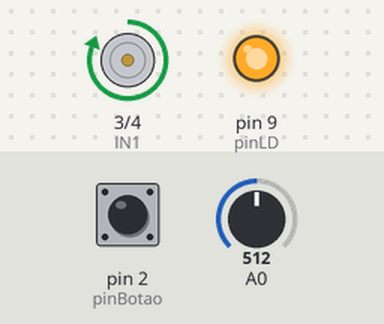
Bench run of a sketch on a simulated Arduino Uno, built with avr-gcc and run on an emulated ATmega328P. On the bench: motor-driver pin pairs drawn as motors (green arrow = first pin HIGH = forward, orange = second pin HIGH = backward, longer = more drive), output pins drawn as LEDs (lit = HIGH). Inputs (shaded band) come from the test bench; at power-on: A0 = 512, pin 2 (pinBotao) HIGH. What the sketch prints to the serial monitor is not drawn.

Above: at 1.2 s.
1.3 s: A0 set to 122
At 2.4 s:
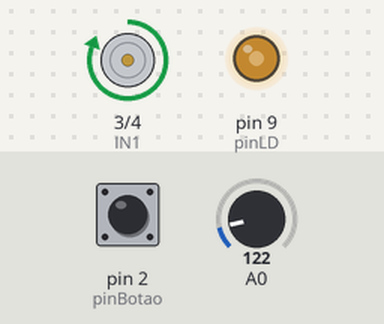
2.8 s: pin 2 (pinBotao) pulled LOW for 0.15 s
At 2.88 s:
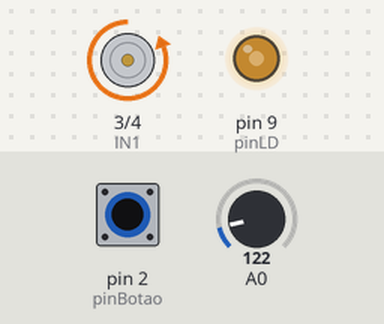
4.4 s: A0 set to 306
At 5.6 s:
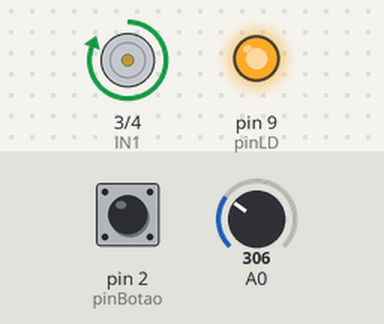
5.9 s: pin 2 (pinBotao) pulled LOW for 1 s
At 6.7 s:
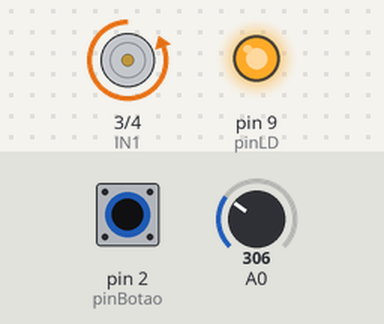
8.4 s: A0 set to 0
At 8.8 s:
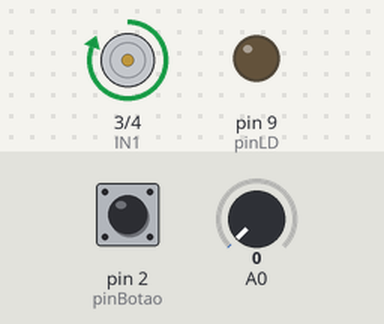
9.9 s: pin 2 (pinBotao) pulled LOW for 0.15 s
At 9.98 s:
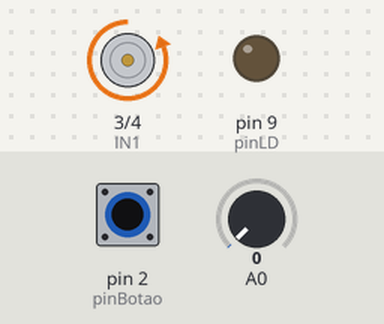
Timing chart, 0 to 12.5 s (numbered marks = the images above; inputs shaded):
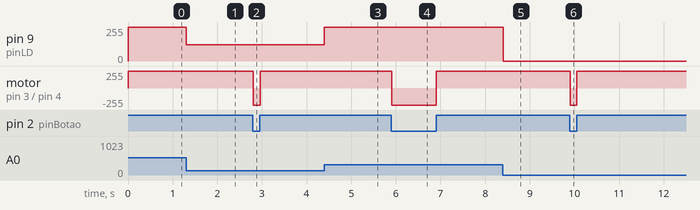

The sketch:

parte_1.ino
```cpp
/////////////////////////////////////////////////////////
// Código para controlar sentido e velocidade do motor //
/////////////////////////////////////////////////////////

int pinBotao = 2; // Pino onde do Arduino onde está o botão, que muda o sentido do motor
int pinLD = 9; // Pino onde está o controle de velocidade do motor
int val = 0; // Variável para guardar o valor do potenciômetro
int IN1 = 3;
int IN2 = 4;
// IN1 e IN2 são variáveis para mudança do sentido do motor

void setup() {
  pinMode(pinBotao, INPUT); // Configura botão como entrada
  pinMode(pinLD, OUTPUT);
  pinMode(IN1, OUTPUT);
  pinMode(IN2, OUTPUT);
  // Configura saídas de dados
  Serial.begin(9600);
}

void loop() {
  val = analogRead(A0); // Lê o valor do potenciômetro
  analogWrite(pinLD, val); // Controla velocidade do motor de acordo com o potenciômetro
  Serial.println(val); // Escreve o valor do potenciômetro no Serial Monitor
  int valorBotao = digitalRead(pinBotao); // Lê se o botão foi apertado ou não
  Serial.println(valorBotao); // Escreve se o botão foi pressionado ou não
  if(valorBotao == 0){ // Se o botão não foi apertado o motor gira no sentido horário
    digitalWrite(IN1, LOW);
    digitalWrite(IN2, HIGH);
  } else { // Se foi apertado gira no sentido anti-horário
    digitalWrite(IN2, LOW);
    digitalWrite(IN1, HIGH);
  }
}
```

Measured:
- after the input at 1.3 s, pin 9 (pinLD): 255/255 → 122/255 at once
- after the input at 2.8 s, motor on pin 3 (IN1) / pin 4 (IN2): forward 255/255 → backward 255/255 at once, → forward 255/255 0.16 s later
- after the input at 4.4 s, pin 9 (pinLD): 122/255 → 255/255 at once
- after the input at 5.9 s, motor on pin 3 (IN1) / pin 4 (IN2): forward 255/255 → backward 255/255 at once, → forward 255/255 1.0 s later
- after the input at 8.4 s, pin 9 (pinLD): 255/255 → 0/255 at once
- after the input at 9.9 s, motor on pin 3 (IN1) / pin 4 (IN2): forward 255/255 → backward 255/255 at once, → forward 255/255 0.15 s later
